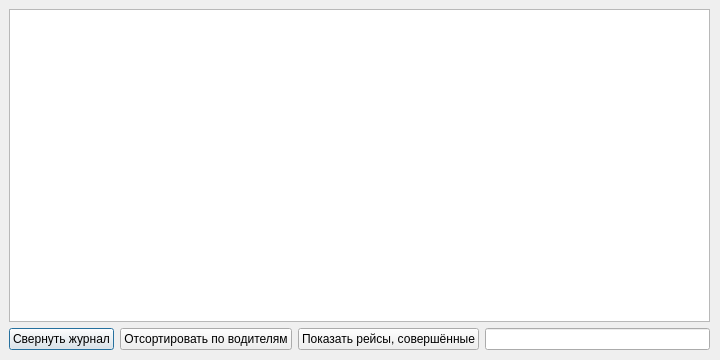
<?xml version="1.0" encoding="UTF-8"?>
<ui version="4.0">
 <class>DepartureJournal</class>
 <widget class="QDialog" name="DepartureJournal">
  <property name="geometry">
   <rect>
    <x>0</x>
    <y>0</y>
    <width>720</width>
    <height>360</height>
   </rect>
  </property>
  <property name="windowTitle">
   <string>Dialog</string>
  </property>
  <widget class="QWidget" name="">
   <property name="geometry">
    <rect>
     <x>9</x>
     <y>9</y>
     <width>701</width>
     <height>341</height>
    </rect>
   </property>
   <layout class="QVBoxLayout" name="verticalLayout_2">
    <item>
     <layout class="QVBoxLayout" name="verticalLayout">
      <item>
       <widget class="QTableWidget" name="tableWidget"/>
      </item>
      <item>
       <layout class="QHBoxLayout" name="horizontalLayout_3">
        <item>
         <layout class="QHBoxLayout" name="horizontalLayout">
          <item>
           <widget class="QPushButton" name="pushButton_4">
            <property name="text">
             <string>Свернуть журнал</string>
            </property>
           </widget>
          </item>
          <item>
           <widget class="QPushButton" name="pushButton_2">
            <property name="text">
             <string>Отсортировать по водителям</string>
            </property>
           </widget>
          </item>
         </layout>
        </item>
        <item>
         <layout class="QHBoxLayout" name="horizontalLayout_2">
          <item>
           <widget class="QPushButton" name="pushButton_3">
            <property name="text">
             <string>Показать рейсы, совершённые</string>
            </property>
           </widget>
          </item>
          <item>
           <widget class="QLineEdit" name="lineEdit"/>
          </item>
         </layout>
        </item>
       </layout>
      </item>
     </layout>
    </item>
   </layout>
  </widget>
 </widget>
 <resources/>
 <connections/>
</ui>
